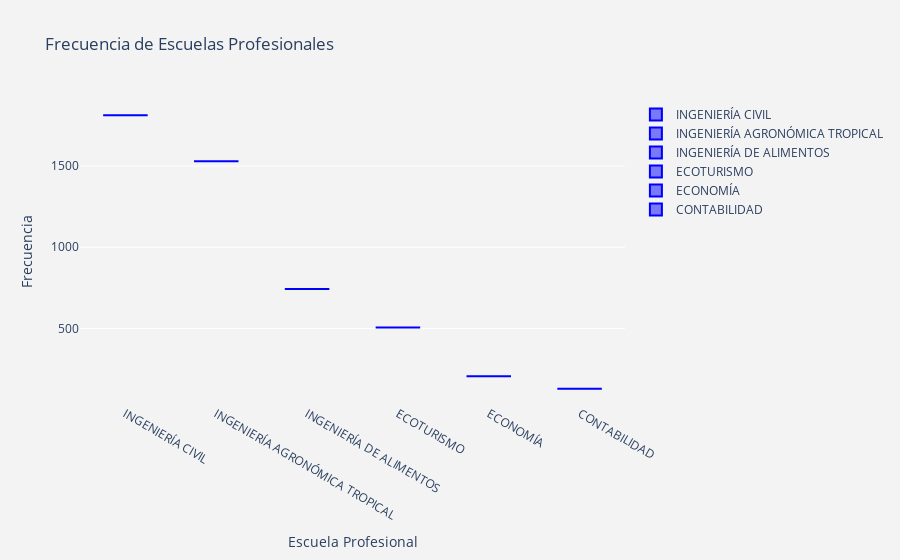

Write notebook code for a chart like this one.
### Code cell
import plotly.graph_objs as go
import plotly.offline as py

# Contar la frecuencia de cada valor en la columna 'ESCUELA'
escuela_counts = Postulantes['ESCUELA'].value_counts()

# Crear las trazas de cajas para cada escuela
data_traces = []
for escuela, count in escuela_counts.items():
    trace = go.Box(
        y=[count],  # Usamos el valor del conteo como el valor a graficar
        name=escuela,
        marker=dict(color='blue')  # Color de las cajas
    )
    data_traces.append(trace)

layout = go.Layout(
    title='Frecuencia de Escuelas Profesionales',
    xaxis=dict(title='Escuela Profesional'),
    yaxis=dict(title='Frecuencia'),
    paper_bgcolor='rgb(243, 243, 243)',
    plot_bgcolor='rgb(243, 243, 243)'
)

# Crear la figura y trazar el gráfico
fig = go.Figure(data=data_traces, layout=layout)
py.iplot(fig)

### Figure 1 — Plotly figure (JSON) as saved in the notebook; plotly's stock layout.template omitted (floating-point values rounded to 4 significant figures)
{"data": [{"marker": {"color": "blue"}, "name": "INGENIERÍA CIVIL", "type": "box", "y": [1813]}, {"marker": {"color": "blue"}, "name": "INGENIERÍA AGRONÓMICA TROPICAL", "type": "box", "y": [1529]}, {"marker": {"color": "blue"}, "name": "INGENIERÍA DE ALIMENTOS", "type": "box", "y": [744]}, {"marker": {"color": "blue"}, "name": "ECOTURISMO", "type": "box", "y": [506]}, {"marker": {"color": "blue"}, "name": "ECONOMÍA", "type": "box", "y": [207]}, {"marker": {"color": "blue"}, "name": "CONTABILIDAD", "type": "box", "y": [129]}], "layout": {"paper_bgcolor": "rgb(243, 243, 243)", "plot_bgcolor": "rgb(243, 243, 243)", "title": {"text": "Frecuencia de Escuelas Profesionales"}, "xaxis": {"title": {"text": "Escuela Profesional"}}, "yaxis": {"title": {"text": "Frecuencia"}}}}
